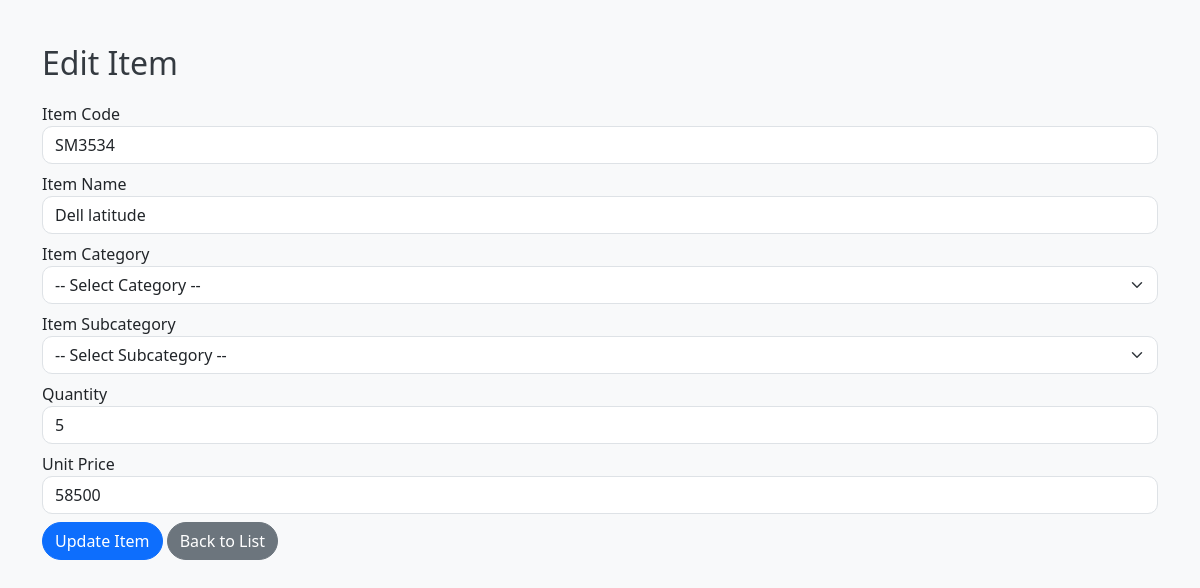
Screenshot of /item/edit.php?id=5 with the database file from the repository.
### tables this page shows
CREATE TABLE `item` (
  `id` int(11) NOT NULL,
  `item_code` varchar(20) NOT NULL,
  `item_category` varchar(20) NOT NULL,
  `item_subcategory` varchar(20) NOT NULL,
  `item_name` varchar(20) NOT NULL,
  `quantity` varchar(20) NOT NULL,
  `unit_price` varchar(20) NOT NULL
);

### item/edit.php (the view, shortened to what this page needs)
<?php
include("../config/db.php");
$id = $_GET['id'] ?? 0;
$stmt = $conn->prepare("SELECT * FROM item WHERE id = ?");
$stmt->bind_param("i", $id);
$stmt->execute();
$result = $stmt->get_result();
$item = $result->fetch_assoc();
?>
<?php include("../partials/header.php"); ?>
  <h2>Edit Item</h2>
  <form method="POST">
    <div class="mb-2">
      <label>Item Code</label>
      <input type="text" name="item_code" class="form-control" value="<?= htmlspecialchars($item['item_code']) ?>" required>
    </div>
    <div class="mb-2">
      <label>Item Name</label>
      <input type="text" name="item_name" class="form-control" value="<?= htmlspecialchars($item['item_name']) ?>" required>
    </div>
    <div class="mb-2">
      <label>Item Category</label>
      <select name="item_category" class="form-select" required>
        <option value="">-- Select Category --</option>
      </select>
    </div>
    <div class="mb-2">
      <label>Item Subcategory</label>
      <select name="item_subcategory" class="form-select" required>
        <option value="">-- Select Subcategory --</option>
      </select>
    </div>
    <div class="mb-2">
      <label>Quantity</label>
      <input type="number" name="quantity" class="form-control" value="<?= htmlspecialchars($item['quantity']) ?>" required>
    </div>
    <div class="mb-2">
      <label>Unit Price</label>
      <input type="number" step="0.01" name="unit_price" class="form-control" value="<?= htmlspecialchars($item['unit_price']) ?>" required>
    </div>
    <button type="submit" class="btn btn-primary">Update Item</button>
    <a href="view.php" class="btn btn-secondary">Back to List</a>
  </form>
<?php include("../partials/footer.php"); ?>

### assets/css/styles.css (style rules this page uses)
body { background-color: #f8f9fa; font-family: 'Segoe UI', Tahoma, Geneva, Verdana, sans-serif; padding: 20px; }
h2 { color: #343a40; margin-bottom: 20px; }
.btn { border-radius: 20px; transition: all 0.3s ease-in-out; }
form .form-control, form .form-select { border-radius: 10px; box-shadow: none; }

### rows the page displays
item: item_code "SM3534", item_name "Dell latitude", quantity "5", unit_price "58500"
